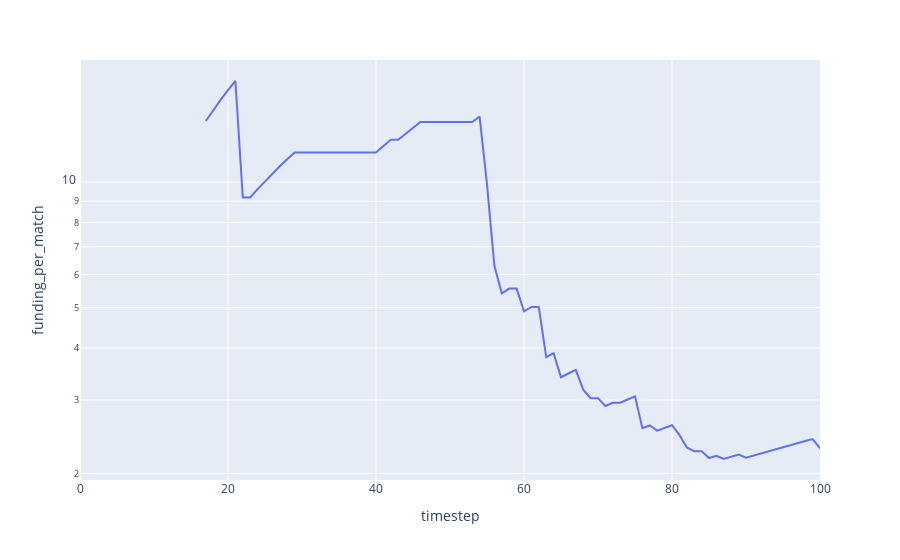

Write notebook code for a chart like this one.
### Code cell
y = df.quadratic_total_funding / df.quadratic_total_match
y.name = 'funding_per_match'
px.line(y.reset_index(),
        x='timestep',
        y='funding_per_match',
        log_y=True)

### Figure 1 — Plotly figure (JSON) as saved in the notebook; plotly's stock layout.template omitted (floating-point values rounded to 4 significant figures)
{"data": [{"hovertemplate": "timestep=%{x}<br>funding_per_match=%{y}<extra></extra>", "legendgroup": "", "line": {"color": "#636efa", "dash": "solid"}, "mode": "lines", "name": "", "orientation": "v", "showlegend": false, "type": "scatter", "x": [0, 1, 2, 3, 4, 5, 6, 7, 8, 9, 10, 11, 12, 13, 14, 15, 16, 17, 18, 19, 20, 21, 22, 23, 24, 25, 26, 27, 28, 29, 30, 31, 32, 33, 34, 35, 36, 37, 38, 39, 40, 41, 42, 43, 44, 45, 46, 47, 48, 49, 50, 51, 52, 53, 54, 55, 56, 57, 58, 59, 60, 61, 62, 63, 64, 65, 66, 67, 68, 69, 70, 71, 72, 73, 74, 75, 76, 77, 78, 79, 80, 81, 82, 83, 84, 85, 86, 87, 88, 89, 90, 91, 92, 93, 94, 95, 96, 97, 98, 99, 100], "xaxis": "x", "y": [null, null, null, null, null, null, null, null, null, null, null, null, null, null, null, null, null, 14.01, 14.88, 15.74, 16.61, 17.48, 9.189, 9.189, 9.62, 10.05, 10.48, 10.91, 11.34, 11.78, 11.78, 11.78, 11.78, 11.78, 11.78, 11.78, 11.78, 11.78, 11.78, 11.78, 11.78, 12.21, 12.64, 12.64, 13.07, 13.5, 13.93, 13.93, 13.93, 13.93, 13.93, 13.93, 13.93, 13.93, 14.36, 9.875, 6.301, 5.41, 5.552, 5.552, 4.897, 5.018, 5.018, 3.804, 3.889, 3.403, 3.474, 3.545, 3.178, 3.032, 3.032, 2.904, 2.956, 2.956, 3.009, 3.062, 2.567, 2.607, 2.534, 2.572, 2.61, 2.475, 2.31, 2.263, 2.263, 2.178, 2.206, 2.166, 2.194, 2.221, 2.182, 2.208, 2.235, 2.261, 2.287, 2.314, 2.34, 2.366, 2.392, 2.419, 2.296], "yaxis": "y"}], "layout": {"legend": {"tracegroupgap": 0}, "margin": {"t": 60}, "xaxis": {"anchor": "y", "domain": [0, 1], "title": {"text": "timestep"}}, "yaxis": {"anchor": "x", "domain": [0, 1], "title": {"text": "funding_per_match"}, "type": "log"}}}
